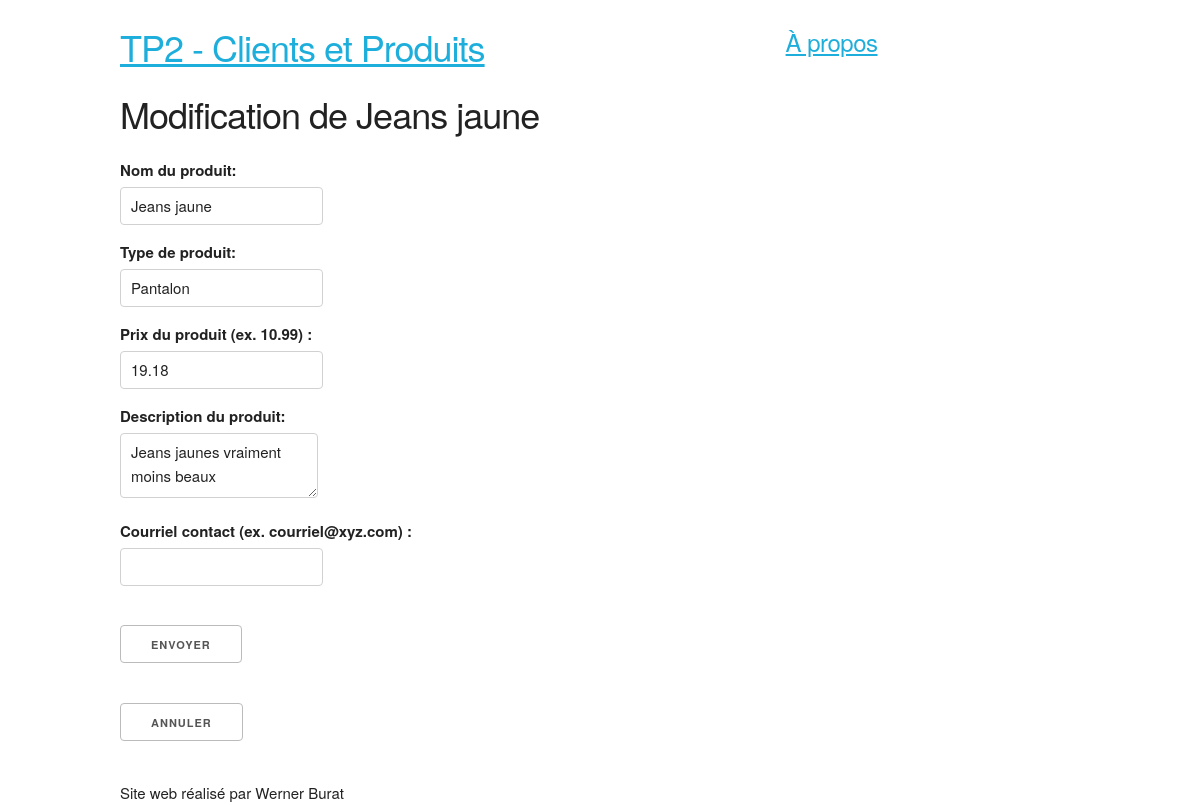
/index.php?action=modifProduit&produit_id=25, run on an earlier commit of the app's database.
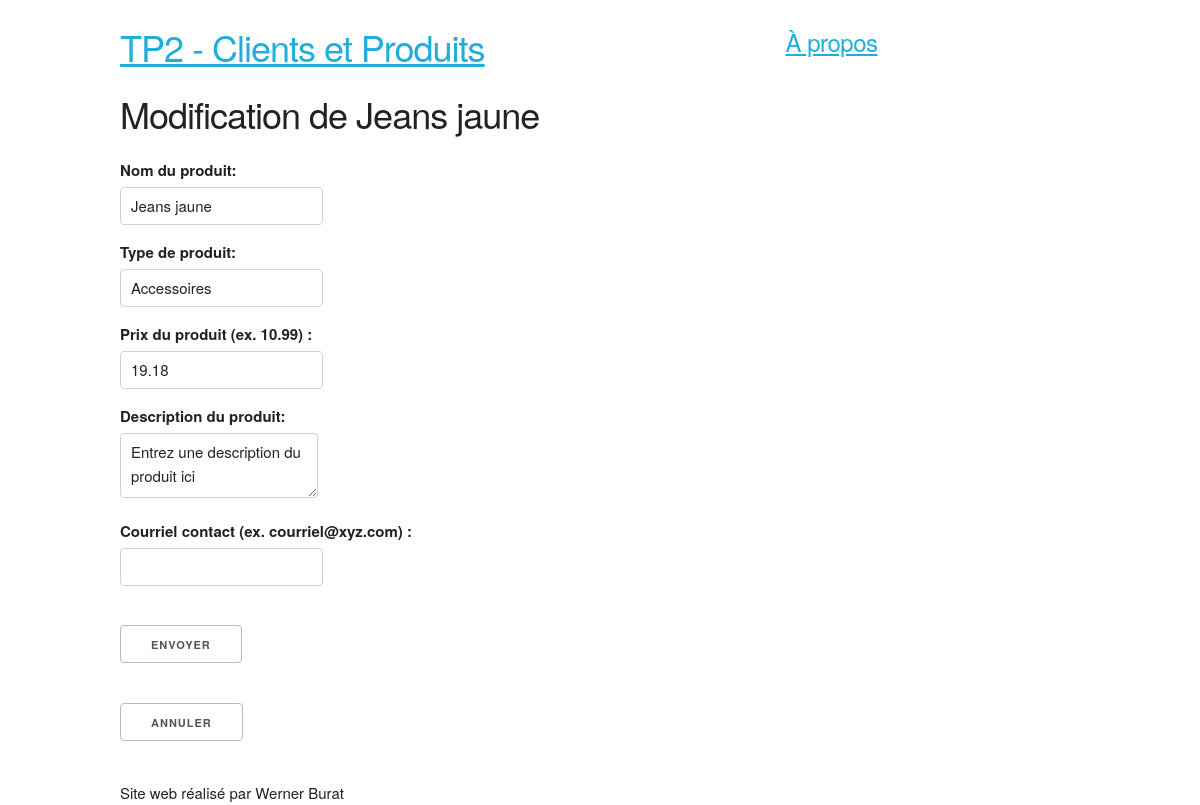
And on a later commit of the database.
### tables this page shows
CREATE TABLE IF NOT EXISTS `Produit` (
  `produit_id` int(11) NOT NULL,
  `produit_type_code` int(11) NOT NULL,
  `produit_nom` varchar(255) NOT NULL,
  `produit_prix` decimal(10,2) NOT NULL,
  `produit_autre_details` varchar(255) NOT NULL,
  `produit_contact` varchar(255) DEFAULT NULL
);

CREATE TABLE IF NOT EXISTS `Ref_Produit_Type` (
  `type_produit_code` int(11) NOT NULL,
  `type_produit_description` varchar(255) NOT NULL COMMENT '-eg Vetements, Bijoux'
);

### Controleur/Controleur.php (called while the page is built, shortened)
<?php
require 'Modele/Modele.php';
function modifProduit($produit_id, $erreur) {
    $produit = getProduit($produit_id);
    require 'Vue/vueModifier.php';
}

### Modele/Modele.php (called while the page is built, shortened)
<?php
function getBdd() {
    $bdd = new PDO('mysql:host=localhost;dbname=Clients et Produits;charset=utf8', 'root', 'mysql', array(PDO::ATTR_ERRMODE => PDO::ERRMODE_EXCEPTION));
    return $bdd;
}
function getProduit($produit_id) {
    $bdd = getBdd();
    $produit = $bdd->prepare('SELECT * FROM Produit
                              LEFT JOIN Ref_Produit_Type ON type_produit_code = produit_type_code
                              WHERE produit_id=?');
    $produit->execute(array($produit_id));
    if ($produit->rowCount() == 1)
        return $produit->fetch();
    else
        throw new Exception("Aucun produit ne correspond à l'identifiant '$produit_id'");
}

### Vue/vueModifier.php (the view, shortened to what this page needs)
<h3>Modification de <?= $produit['produit_nom'] ?></h3>
<div class="row">
    <form action="index.php?action=enrModifProduit&id=<?=$produit['produit_id'] ?>" method="post">
        <label for="produit_nom">Nom du produit: </label> <input type="text" name="produit_nom" id="produit_nom" value="<?=$produit['produit_nom'] ?>"/>
        <label for="type_produit_description">Type de produit:</label> <input type="text" name="type_produit_description" id="auto" value="<?=$produit['type_produit_description'] ?>"/>
        <label for="produit_prix">Prix du produit (ex. 10.99) : </label> <input type="text" name="produit_prix" id="produit_prix" value="<?=$produit['produit_prix'] ?>"/>
        <label for="produit_autre_details">Description du produit: </label> <textarea type="text" name="produit_autre_details" id="produit_autre_details" ><?=$produit['produit_autre_details'] ?></textarea>
        <label for="produit_contact">Courriel contact (ex. courriel@xyz.com) : </label> <input type="text" name="produit_contact" id="produit_contact" value="<?=$produit['produit_contact'] ?>" />
        <input type="hidden" name="produit_id" value="<?=$produit['produit_id'] ?>" /><br />
        <br/>
        <input type="submit" value="Envoyer" />
    </form>
    <form action="index.php" method="get" >
        <input type="submit" value="Annuler" />
    </form>
</div>
<?php require 'Vue/gabarit.php'; ?>

What changed in the data, as far as the page shows it:
changed produit "Jeans jaune": type_produit_description "Pantalon" → "Accessoires"; produit_autre_details "Jeans jaunes vraiment moins beaux" → "Entrez une description du produit ici"
